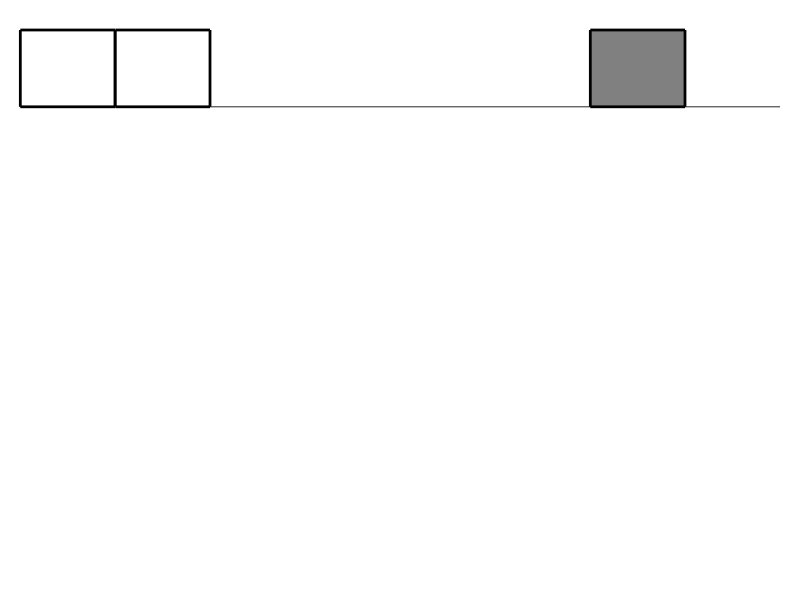

Write MATLAB code to recreate this figure. (Note: this script raises an error after producing the figure.)
clear all
close all

f1=figure('Name','Adaptation Protocols');
set(f1,'Color',[1 1 1]','Units','inches','Position',[0 0 7 7])
lower=0.1;%position of bottom axes
height=0.16;%height of axes
width=0.95;
width2=0.44;
delta=height*1.4;
ymax=1250;

ax1 = axes('Position',[0.025  lower+3*delta+0.05 width height*0.8],'XTickLabel',{''},'YTickLabel',{''},'Clipping','off','XLim',[0 2400],'YLim',[0 1],'YTick',[-10 10000],'XTick',[-10 10000]);

hold(ax1)
patch(ax1,[1801 2100 2100 1801],[0 0 1 1],[0.5 0.5 0.5],'EdgeColor',[0 0 0],'LineWidth',2)
patch(ax1,[1 300 300 1],[0 0 1 1],[1 1 1],'EdgeColor',[0 0 0],'LineWidth',2)
hs=patch(ax1,[301 600 600 301],[0 0 1 1],[1 1 1],'EdgeColor',[0 0 0],'LineWidth',2);
hatchfill2(hs);
patch(ax1,[601 1500 1500 601],[0 0 1 1],[0.5 0.5 0.5],'EdgeColor',[0 0 0],'LineWidth',2)
hs=patch(ax1,[1501 1800 1800 1501],[0 0 0.5 0.5],[1 1 1],'EdgeColor',[0 0 0],'LineWidth',2);
hatchfill2(hs)
patch(ax1,[1501 1800 1800 1501],[0.5 0.5 1 1],[1 1 1],'EdgeColor',[0 0 0],'LineWidth',2)
hs=patch(ax1,[2101 2400 2400 2101],[0.5 0.5 1 1],[1 1 1],'EdgeColor',[0 0 0],'LineWidth',2);
hatchfill2(hs)
patch(ax1,[2101 2400 2400 2100],[0 0 0.5 0.5],[1 1 1],'EdgeColor',[0 0 0],'LineWidth',2)
text(ax1,10,0.5,'OG BASE','FontSize',12,'FontName','Arial')
text(ax1,310,0.5,'TM BASE','FontSize',12,'FontName','Arial','Color',[0 0 0])
text(ax1,810,0.5,'ADAPTATION','FontSize',12,'FontName','Arial','Color',[1 1 1])
text(ax1,1510,0.75,'OG POST','FontSize',12,'FontName','Arial')
text(ax1,1510,0.25,'TM POST','FontSize',12,'FontName','Arial','Color',[0 0 0])
text(ax1,1810,0.6,'RE-ADAP-','FontSize',12,'FontName','Arial','Color',[1 1 1])
text(ax1,1810,0.4,'TATION','FontSize',12,'FontName','Arial','Color',[1 1 1])
text(ax1,2110,0.25,'OG POST','FontSize',12,'FontName','Arial')
text(ax1,2110,0.75,'TM POST','FontSize',12,'FontName','Arial','Color',[0 0 0])
text(ax1,0,1.2,'A','FontSize',20,'FontName','Arial','FontWeight','Bold')
text(ax1,800,1.2,'OVERALL PARADIGM','FontSize',16,'FontName','Arial')
